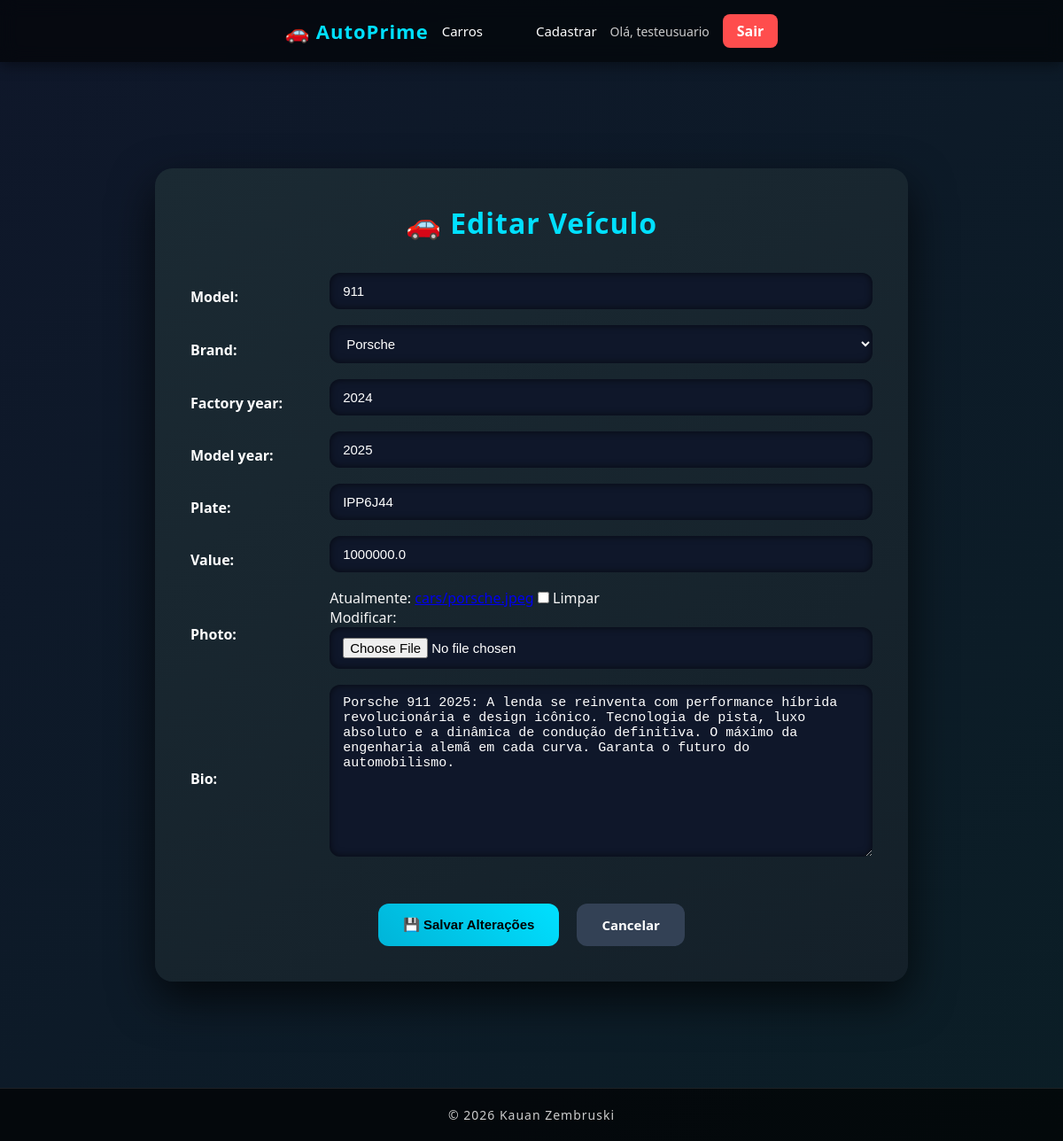
The page /car/2/update/ (signed in) on the database its author committed.
### cars/models.py (models this page shows, shortened)
class Car(models.Model):
    id = models.AutoField(primary_key=True)
    model = models.CharField(max_length=200)
    brand = models.ForeignKey(Brand, on_delete=models.PROTECT, related_name='car_brand')
    factory_year = models.IntegerField(blank=True, null=True)
    model_year = models.IntegerField(blank=True, null=True)
    plate = models.CharField(max_length=10,  blank=True, null=True)
    value = models.FloatField(blank=True, null=True)
    photo =  models.ImageField(upload_to='cars/', blank=True, null=True)
    bio = models.TextField(max_length=500, blank=True, null=True)

### cars/views.py (the view, shortened to what this page needs)
# urls.py: path('car/<int:pk>/update/', CarUpdateView.as_view(), name='car_update'),
@method_decorator(login_required(login_url='login'), name='dispatch')
class CarUpdateView(UpdateView):
    model = Car
    form_class = CarModelForm
    template_name= 'car_update.html'
    success_url = 'cardetail'

### cars/forms.py (shortened to what this page needs)
class CarModelForm(forms.ModelForm):
    class Meta:
        model = Car
        fields = '__all__'

### cars/models.py (called while the page is built)
    def __str__(self):
        return self.name

### cars/templates/car_update.html (shortened to what this page needs)
{% extends "base.html" %}
{% block content %}
<div class="form-container">
  <form method="post" enctype="multipart/form-data">
    <h1>🚗 Editar Veículo</h1>
    <table>
      {{ form.as_table }}
    </table>
    <div class="buttons-container">
      <input type="submit" value="💾 Salvar Alterações" class="btn btn-primary">
      <a href="{% url 'cars_list' %}" class="btn btn-secondary">Cancelar</a>
    </div>
  </form>
</div>
{% endblock %}

### app/templates/base.html (shortened to what this page needs)
<!DOCTYPE html>
<html lang="en">
<head>
</head>
<body>
  <header>
    <nav>
      <div class="nav-container">
        <div class="logo">
          <a href="{% url 'cars_list' %}">🚗 AutoPrime</a>
        </div>
        <ul class="nav-links">
          <li><a href="{% url 'cars_list' %}">Carros</a></li>
          {% if user.is_authenticated %}
          <li><a href="{% url 'new_car' %}">Cadastrar</a></li>
          {% endif %}
        </ul>
        <div class="nav-user">
          {% if user.is_authenticated %}
          <span class="welcome">Olá, {{ user.username }}</span>
          <a class="btn-nav logout" href="{% url 'logout' %}">Sair</a>
          {% else %}
          <a class="btn-nav" href="{% url 'login' %}">Login</a>
          <a class="btn-nav register" href="{% url 'register' %}">Cadastre-se</a>
          {% endif %}
        </div>
      </div>
    </nav>
  </header>
  <main>
    {% block content %}
    {% endblock %}
  </main>
  <footer>
    <p>&copy; 2026 Kauan Zembruski</p>
  </footer>
</body>
</html>

### app/templates/base.html (style rules this page uses)
* { margin: 0; padding: 0; box-sizing: border-box; }
body { font-family: 'Segoe UI', Tahoma, Geneva, Verdana, sans-serif; background: linear-gradient(135deg, #0f2027, #203a43, #2c5364); color: #f5f5f5; min-height: 100vh; display: flex; flex-direction: column; }
header { background: rgba(0, 0, 0, 0.6); backdrop-filter: blur(10px); box-shadow: 0 4px 15px rgba(0, 0, 0, 0.4); }
nav { max-width: 1200px; margin: 0 auto; height: 70px; display: flex; justify-content: space-between; align-items: center; padding: 0 30px; }
nav ul { list-style: none; display: flex; align-items: center; gap: 15px; }
nav ul li { font-size: 15px; }
nav ul li a { text-decoration: none; color: #ffffff; padding: 10px 18px; border-radius: 8px; transition: 0.3s ease; font-weight: 500; }
main { flex: 1; max-width: 1200px; margin: 40px auto; padding: 20px; width: 100%; }
footer { background: rgba(0, 0, 0, 0.7); text-align: center; padding: 20px; font-size: 14px; letter-spacing: 1px; color: #ccc; border-top: 1px solid rgba(255, 255, 255, 0.1); }
.btn { display: inline-block; padding: 10px 18px; background: #00b4d8; color: #000; border-radius: 8px; text-decoration: none; font-weight: bold; transition: 0.3s ease; }
.nav-container { max-width: 1200px; margin: 0 auto; height: 70px; display: flex; justify-content: space-between; align-items: center; padding: 0 30px; }
.logo a { font-size: 22px; font-weight: bold; text-decoration: none; color: #00e0ff; letter-spacing: 1px; }
.nav-links { list-style: none; display: flex; gap: 30px; }
.nav-links li a { text-decoration: none; color: #fff; font-weight: 500; padding: 8px 15px; border-radius: 8px; transition: 0.3s ease; }
.nav-user { display: flex; align-items: center; gap: 15px; }
.welcome { font-size: 14px; color: #ccc; }
.btn-nav { padding: 8px 16px; border-radius: 8px; background: #00b4d8; color: #000; text-decoration: none; font-weight: bold; transition: 0.3s ease; }
.logout { background: #ff4d4d; color: #fff; }

### cars/templates/car_update.html (style rules this page uses)
body { background: linear-gradient(135deg, #0f172a, #0b1e26); font-family: 'Segoe UI', Tahoma, Geneva, Verdana, sans-serif; }
.form-container { max-width: 850px; margin: 60px auto; padding: 40px; background: linear-gradient(145deg, #1b2a33, #142029); border-radius: 20px; box-shadow: 0 20px 50px rgba(0,0,0,0.7); animation: fadeIn 0.6s ease-in-out; }
.form-container h1 { text-align: center; color: #00e0ff; margin-bottom: 35px; font-size: 2rem; letter-spacing: 1px; }
table { width: 100%; border-collapse: collapse; }
th { text-align: left; padding-bottom: 5px; font-weight: 600; color: #ffffff; }
td { padding-bottom: 18px; }
input[type="text"], input[type="number"], input[type="file"], select, textarea { width: 100%; padding: 12px 15px; border-radius: 12px; border: none; background: #0f172a; color: #fff; font-size: 15px; box-shadow: inset 0 0 8px rgba(0,0,0,0.6); transition: 0.3s ease; }
.buttons-container { display: flex; justify-content: center; gap: 20px; margin-top: 30px; }
.btn { padding: 14px 28px; font-size: 15px; border-radius: 12px; font-weight: bold; border: none; cursor: pointer; transition: 0.3s ease; text-decoration: none; display: inline-block; }
.btn-primary { background: linear-gradient(45deg, #00b4d8, #00e0ff); color: #000; }
.btn-secondary { background: #334155; color: #fff; }

### rows shown on the page
Car: model "911", brand "Porsche", factory_year "2024", model_year "2025", plate "IPP6J44", value "1000000.0", bio "Porsche 911 2025: A lenda se reinventa com performance híbrida revolucionária e design icônico. Tecnologia de pista, luxo absoluto e a dinâmica de condução definitiva. O máximo da engenharia alemã em cada curva. Garanta o futuro do automobilismo."

### other values the page prints
{{ user.username }} "testeusuario"
